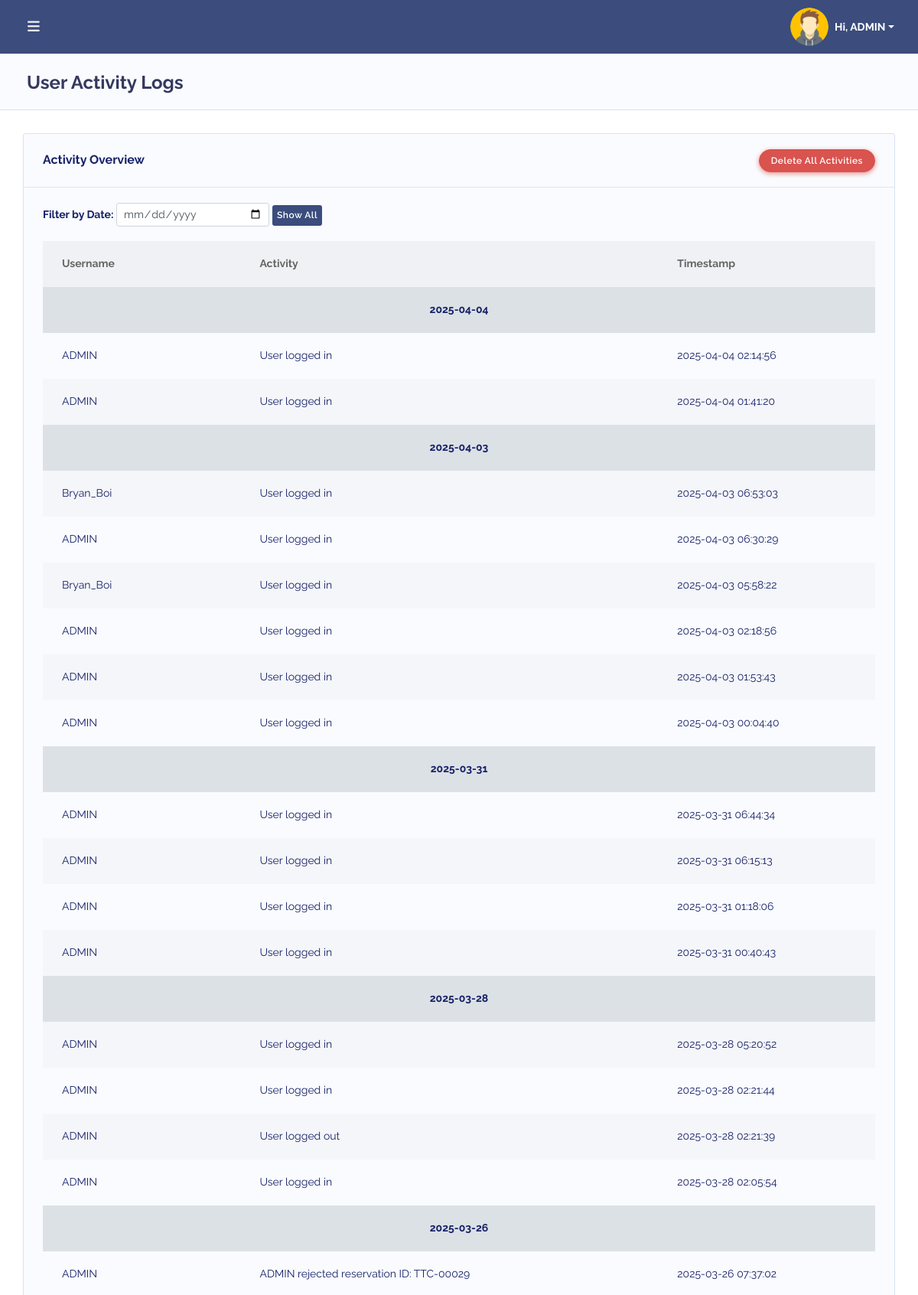
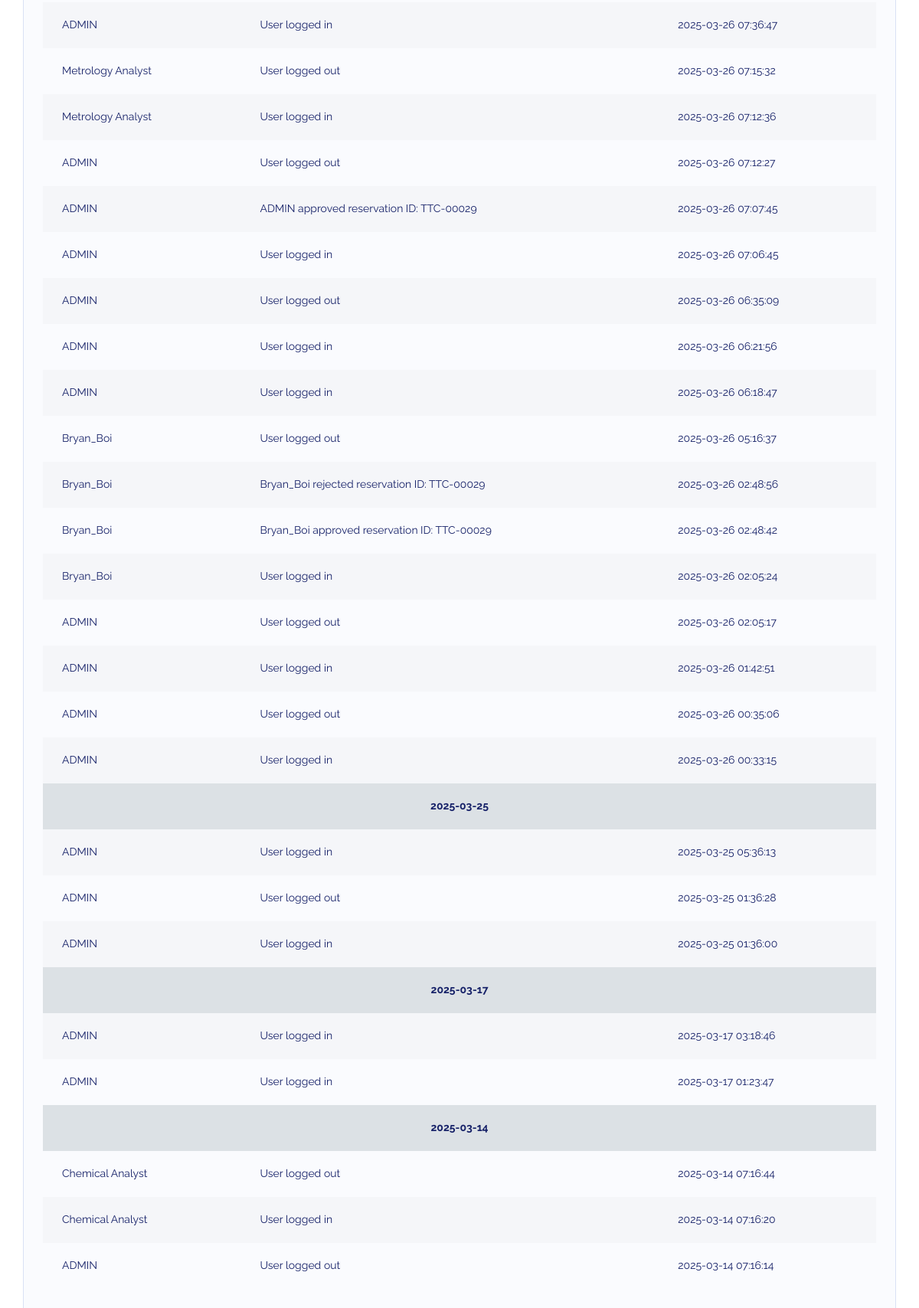
Page /activity_logs.php (signed in, upper part) on the committed database (2 pictures, top to bottom).
### tables this page shows
CREATE TABLE `users` (
  `user_id` int(11) NOT NULL,
  `username` varchar(50) NOT NULL,
  `email` varchar(100) NOT NULL,
  `password` varchar(255) NOT NULL,
  `role` tinyint(1) NOT NULL DEFAULT 3 COMMENT '1 = Admin, 2 = Metrology Analyst, 3 = Chemical Analyst, 4 = Microbiological Analyst, 5 = Shelf-life Analyst',
  `code_name` varchar(100) DEFAULT NULL,
  `user_picture` varchar(255) DEFAULT NULL,
  `created_at` timestamp NOT NULL DEFAULT current_timestamp()
);

CREATE TABLE `user_activity` (
  `id` int(11) NOT NULL,
  `user_id` int(11) NOT NULL,
  `activity` text NOT NULL,
  `timestamp` timestamp NOT NULL DEFAULT current_timestamp()
);

### activity_logs.php (the view, shortened to what this page needs)
<?php
include 'temp_db.php';
$query = "SELECT user_activity.id, users.code_name, user_activity.activity, user_activity.timestamp, DATE(user_activity.timestamp) as log_date
          FROM user_activity
          JOIN users ON user_activity.user_id = users.user_id
          ORDER BY user_activity.timestamp DESC";
$result = $conn->query($query);
$logs_by_date = [];
while ($row = $result->fetch_assoc()) {
    $logs_by_date[$row['log_date']][] = $row;
}
?>
<!DOCTYPE html>
<html lang="en">
<head>
    <?php include('includes/header.php'); ?>
    <link rel="stylesheet" href="assets/modules/datatables/datatables.min.css">
    <link rel="stylesheet" href="assets/modules/datatables/DataTables-1.10.16/css/dataTables.bootstrap4.min.css">
    <link rel="stylesheet" href="assets/modules/datatables/Select-1.2.4/css/select.bootstrap4.min.css">
</head>
<body class="layout-4">
    <div id="app">
        <div class="main-wrapper main-wrapper-1">
            <?php include('includes/topnav.php'); include('includes/sidebar.php'); ?>
            <div class="main-content">
                <section class="section">
                    <div class="section-header">
                        <h1>User Activity Logs</h1>
                    </div>
                    <div class="section-body">
                        <div class="row">
                            <div class="col-12">
                                <div class="card">
                                    <div class="card-header d-flex justify-content-between align-items-center">
                                        <h4>Activity Overview</h4>
                                        <form method="post" onsubmit="return confirm('Are you sure you want to delete all logs?');">
                                            <button type="submit" name="delete_all" class="btn btn-danger">Delete All Activities</button>
                                        </form>
                                    </div>
                                    <div class="card-body">
<div class="mb-3">
    <label for="dateFilter"><strong>Filter by Date:</strong></label>
    <input type="date" id="dateFilter" class="form-control form-control-sm" style="width: 200px; display: inline-block;">
    <button id="resetFilter" class="btn btn-sm" style="background-color: #3b4c7d; color: white; border: none;">Show All</button>
</div>
                                        <div class="table-responsive">
                                            <table class="table table-striped v_center" id="table-1">
                                                <thead>
                                                    <tr>
                                                        <th>Username</th>
                                                        <th>Activity</th>
                                                        <th>Timestamp</th>
                                                    </tr>
                                                </thead>
                                                <tbody>
                                                    <?php foreach ($logs_by_date as $date => $logs): ?>
                                                        <tr class="date-label" data-date="<?= $date ?>">
                                                            <td colspan="3" class="text-center bg-light font-weight-bold"><?= $date ?></td>
                                                        </tr>
                                                        <?php foreach ($logs as $log): ?>
                                                            <tr class="log-entry" data-date="<?= $date ?>">
                                                                <td><?= $log['code_name'] ?></td>
                                                                <td><?= $log['activity'] ?></td>
                                                                <td><?= $log['timestamp'] ?></td>
                                                            </tr>
                                                        <?php endforeach; ?>
                                                    <?php endforeach; ?>
                                                </tbody>
                                            </table>
                                        </div>
                                    </div>
                                </div>
                            </div>
                        </div>
                    </div>
                </section>
            </div>
        </div>
    </div>
</body>
</html>

### includes/topnav.php (shortened to what this page needs)
<?php
include 'temp_db.php';
$user_id = $_SESSION['user_id'];
$query = $conn->prepare("SELECT code_name, user_picture FROM users WHERE user_id = ?");
$query->bind_param("i", $user_id);
$query->execute();
$query->bind_result($code_name, $user_picture);
$default_image = "uploads/default.png";
if (!empty($user_picture)) {
    if (!str_starts_with($user_picture, "uploads/")) {
        $user_picture = "uploads/" . $user_picture;
    }
} else {
    $user_picture = $default_image;
}
?>
<div class="navbar-bg"></div>
<nav class="navbar navbar-expand-lg main-navbar">
    <form class="form-inline mr-auto">
        <ul class="navbar-nav mr-3">
            <li><a href="#" data-toggle="sidebar" class="nav-link nav-link-lg"><i class="fas fa-bars"></i></a></li>
        </ul>
    </form>
    <ul class="navbar-nav navbar-right">
    <li class="dropdown">
    <a href="#" data-toggle="dropdown" class="nav-link dropdown-toggle nav-link-lg nav-link-user d-flex align-items-center">
        <img src="<?php echo htmlspecialchars($user_picture); ?>"
             class="rounded-circle mr-2"
             style="width: 50px; height: 50px; object-fit: cover;"
             alt="User Avatar">
        <span class="d-sm-inline d-none font-weight-bold" style="font-size: 14px;"> Hi,
            <?php echo htmlspecialchars($code_name); ?>
        </span>
    </a>
</li>
    </ul>
</nav>

### rows in the picture
users: code_name "ADMIN"
user_activity: user.code_name "ADMIN", activity "User logged in", timestamp "2025-04-04 02:14:56"
user_activity: user.code_name "ADMIN", activity "User logged in", timestamp "2025-04-04 01:41:20"
user_activity: user.code_name "Bryan_Boi", activity "User logged in", timestamp "2025-04-03 06:53:03"
user_activity: user.code_name "ADMIN", activity "User logged in", timestamp "2025-04-03 06:30:29"
user_activity: user.code_name "Bryan_Boi", activity "User logged in", timestamp "2025-04-03 05:58:22"
user_activity: user.code_name "ADMIN", activity "User logged in", timestamp "2025-04-03 02:18:56"
user_activity: user.code_name "ADMIN", activity "User logged in", timestamp "2025-04-03 01:53:43"
user_activity: user.code_name "ADMIN", activity "User logged in", timestamp "2025-04-03 00:04:40"
user_activity: user.code_name "ADMIN", activity "User logged in", timestamp "2025-03-31 06:44:34"
user_activity: user.code_name "ADMIN", activity "User logged in", timestamp "2025-03-31 06:15:13"
user_activity: user.code_name "ADMIN", activity "User logged in", timestamp "2025-03-31 01:18:06"
user_activity: user.code_name "ADMIN", activity "User logged in", timestamp "2025-03-31 00:40:43"
user_activity: user.code_name "ADMIN", activity "User logged in", timestamp "2025-03-28 05:20:52"
user_activity: user.code_name "ADMIN", activity "User logged in", timestamp "2025-03-28 02:21:44"
user_activity: user.code_name "ADMIN", activity "User logged out", timestamp "2025-03-28 02:21:39"
user_activity: user.code_name "ADMIN", activity "User logged in", timestamp "2025-03-28 02:05:54"
user_activity: user.code_name "ADMIN", activity "ADMIN rejected reservation ID: TTC-00029", timestamp "2025-03-26 07:37:02"
user_activity: user.code_name "ADMIN", activity "User logged in", timestamp "2025-03-26 07:36:47"
user_activity: user.code_name "Metrology Analyst", activity "User logged out", timestamp "2025-03-26 07:15:32"
user_activity: user.code_name "Metrology Analyst", activity "User logged in", timestamp "2025-03-26 07:12:36"
user_activity: user.code_name "ADMIN", activity "User logged out", timestamp "2025-03-26 07:12:27"
user_activity: user.code_name "ADMIN", activity "ADMIN approved reservation ID: TTC-00029", timestamp "2025-03-26 07:07:45"
user_activity: user.code_name "ADMIN", activity "User logged in", timestamp "2025-03-26 07:06:45"
user_activity: user.code_name "ADMIN", activity "User logged out", timestamp "2025-03-26 06:35:09"
user_activity: user.code_name "ADMIN", activity "User logged in", timestamp "2025-03-26 06:21:56"
user_activity: user.code_name "ADMIN", activity "User logged in", timestamp "2025-03-26 06:18:47"
user_activity: user.code_name "Bryan_Boi", activity "User logged out", timestamp "2025-03-26 05:16:37"
user_activity: user.code_name "Bryan_Boi", activity "Bryan_Boi rejected reservation ID: TTC-00029", timestamp "2025-03-26 02:48:56"
user_activity: user.code_name "Bryan_Boi", activity "Bryan_Boi approved reservation ID: TTC-00029", timestamp "2025-03-26 02:48:42"
user_activity: user.code_name "Bryan_Boi", activity "User logged in", timestamp "2025-03-26 02:05:24"
user_activity: user.code_name "ADMIN", activity "User logged out", timestamp "2025-03-26 02:05:17"
user_activity: user.code_name "ADMIN", activity "User logged in", timestamp "2025-03-26 01:42:51"
user_activity: user.code_name "ADMIN", activity "User logged out", timestamp "2025-03-26 00:35:06"
user_activity: user.code_name "ADMIN", activity "User logged in", timestamp "2025-03-26 00:33:15"
user_activity: user.code_name "ADMIN", activity "User logged in", timestamp "2025-03-25 05:36:13"
user_activity: user.code_name "ADMIN", activity "User logged out", timestamp "2025-03-25 01:36:28"
user_activity: user.code_name "ADMIN", activity "User logged in", timestamp "2025-03-25 01:36:00"
user_activity: user.code_name "ADMIN", activity "User logged in", timestamp "2025-03-17 03:18:46"
user_activity: user.code_name "ADMIN", activity "User logged in", timestamp "2025-03-17 01:23:47"
user_activity: user.code_name "Chemical Analyst", activity "User logged out", timestamp "2025-03-14 07:16:44"
user_activity: user.code_name "Chemical Analyst", activity "User logged in", timestamp "2025-03-14 07:16:20"
user_activity: user.code_name "ADMIN", activity "User logged out", timestamp "2025-03-14 07:16:14"

### other values in the picture
$date "2025-04-04"
$date "2025-04-03"
$date "2025-03-31"
$date "2025-03-28"
$date "2025-03-26"
$date "2025-03-25"
$date "2025-03-17"
$date "2025-03-14"
